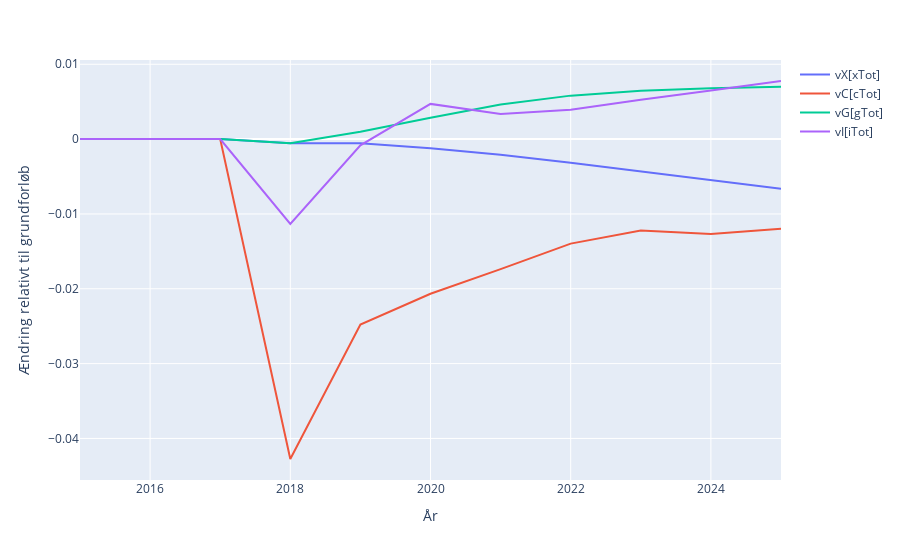

Write notebook code for a chart like this one.
### Markdown cell above
To compare variables with our baseline (the reference database) instead of writing

```
s.vX / baseline.vX - 1, s.vX / baseline.vX - 1 ...
```

we can use the operator "q" (as in Gekko):

### Code cell
plot([s.vX, s.vC, s.vG, s.vI], "q", 2015, 2025)

### Figure 1 — Plotly figure (JSON) as saved in the notebook; plotly's stock layout.template omitted (floating-point values rounded to 4 significant figures)
{"data": [{"hovertemplate": "variable=vX[xTot]<br>index=%{x}<br>value=%{y}<extra></extra>", "legendgroup": "vX[xTot]", "line": {"color": "#636efa", "dash": "solid"}, "mode": "lines", "name": "vX[xTot]", "orientation": "v", "showlegend": true, "type": "scatter", "x": [2015, 2016, 2017, 2018, 2019, 2020, 2021, 2022, 2023, 2024, 2025], "xaxis": "x", "y": [0, 0, -1.11e-16, -0.0005473, -0.0005423, -0.001213, -0.002103, -0.003148, -0.004286, -0.00546, -0.00662], "yaxis": "y"}, {"hovertemplate": "variable=vC[cTot]<br>index=%{x}<br>value=%{y}<extra></extra>", "legendgroup": "vC[cTot]", "line": {"color": "#EF553B", "dash": "solid"}, "mode": "lines", "name": "vC[cTot]", "orientation": "v", "showlegend": true, "type": "scatter", "x": [2015, 2016, 2017, 2018, 2019, 2020, 2021, 2022, 2023, 2024, 2025], "xaxis": "x", "y": [0, 0, -3.664e-15, -0.04275, -0.02477, -0.02066, -0.01737, -0.01396, -0.01221, -0.01269, -0.01198], "yaxis": "y"}, {"hovertemplate": "variable=vG[gTot]<br>index=%{x}<br>value=%{y}<extra></extra>", "legendgroup": "vG[gTot]", "line": {"color": "#00cc96", "dash": "solid"}, "mode": "lines", "name": "vG[gTot]", "orientation": "v", "showlegend": true, "type": "scatter", "x": [2015, 2016, 2017, 2018, 2019, 2020, 2021, 2022, 2023, 2024, 2025], "xaxis": "x", "y": [0, 0, 0, -0.000547, 0.00097, 0.002856, 0.004628, 0.005809, 0.006462, 0.006779, 0.007008], "yaxis": "y"}, {"hovertemplate": "variable=vI[iTot]<br>index=%{x}<br>value=%{y}<extra></extra>", "legendgroup": "vI[iTot]", "line": {"color": "#ab63fa", "dash": "solid"}, "mode": "lines", "name": "vI[iTot]", "orientation": "v", "showlegend": true, "type": "scatter", "x": [2015, 2016, 2017, 2018, 2019, 2020, 2021, 2022, 2023, 2024, 2025], "xaxis": "x", "y": [0, 0, 0, -0.01134, -0.0008239, 0.004706, 0.003351, 0.00391, 0.005265, 0.006496, 0.007764], "yaxis": "y"}], "layout": {"legend": {"title": {"text": ""}, "tracegroupgap": 0}, "margin": {"t": 60}, "xaxis": {"anchor": "y", "domain": [0, 1], "title": {"text": "År"}}, "yaxis": {"anchor": "x", "domain": [0, 1], "title": {"text": "Ændring relativt til grundforløb"}}}}
